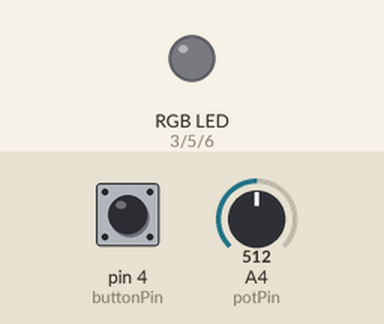
Bench run of a sketch on a simulated Arduino Uno, built with avr-gcc and run on an emulated ATmega328P. On the bench: an RGB LED mixed from three pins (HIGH = lit). The inputs (shaded band) are chosen by the test bench; at power-on: pin 4 (buttonPin) LOW, A4 (potPin) = 512. Dim RGB values are drawn brighter than linear.

Above: at 1.2 s.
1.3 s: pin 4 (buttonPin) pulled HIGH for 0.15 s
At 1.37 s:
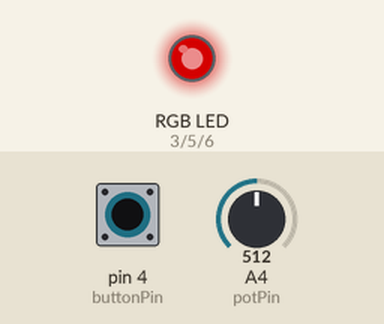
2.9 s: pin 4 (buttonPin) pulled HIGH for 1 s
At 3.7 s:
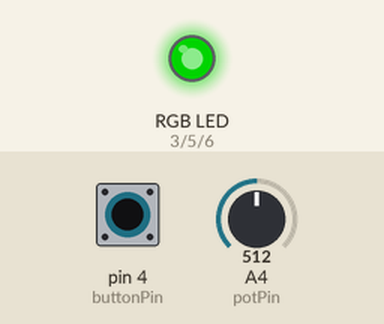
5.4 s: pin 4 (buttonPin) pulled HIGH for 0.15 s
At 5.47 s:
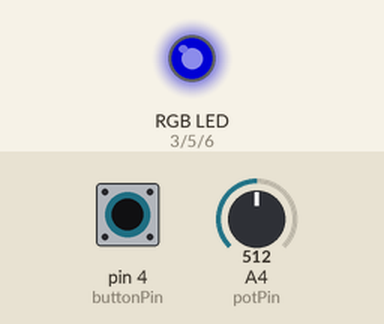
Timing chart, 0 to 8.4 s (numbered marks = the images above; inputs shaded):
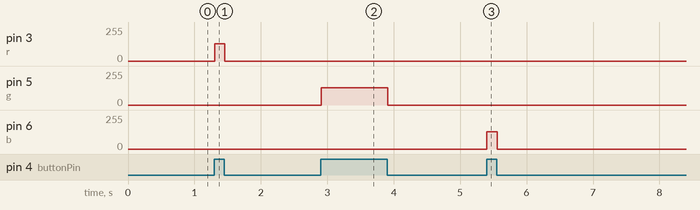

Measured:
- after the input at 1.3 s, pin 3 (r): 0/255 → 128/255 at once, → 0/255 0.15 s later
- after the input at 2.9 s, pin 5 (g): 0/255 → 128/255 at once, → 0/255 1.0 s later
- after the input at 5.4 s, pin 6 (b): 0/255 → 128/255 at once, → 0/255 0.15 s later

The sketch:

ciencia_4.ino
```cpp
const int buttonPin = 4;
const int r   = 3;
const int g   = 5;
const int b   = 6;

const int potPin = A4;

int ledValue;
int buttonValue;
int lastValue;

int color = r;

void setup(){
  pinMode(r,OUTPUT);
  pinMode(g,OUTPUT);
  pinMode(b,OUTPUT);
  pinMode(buttonPin,INPUT);
}

void loop(){
  buttonValue = digitalRead(buttonPin);
  if(lastValue == HIGH && buttonValue == LOW){
    digitalWrite(color,LOW);
    int newColor;
    if (color == r){
      newColor = g;
    }
    if (color == g){
      newColor = b;
    }
    if (color == b){
      newColor = r;
    }
    color = newColor;
    ledValue = 0;
  }
  if (buttonValue == HIGH){
    ledValue = analogRead(potPin)/4;
  }
  lastValue = buttonValue;
  analogWrite(color,ledValue);
  delay(10);
}
```
